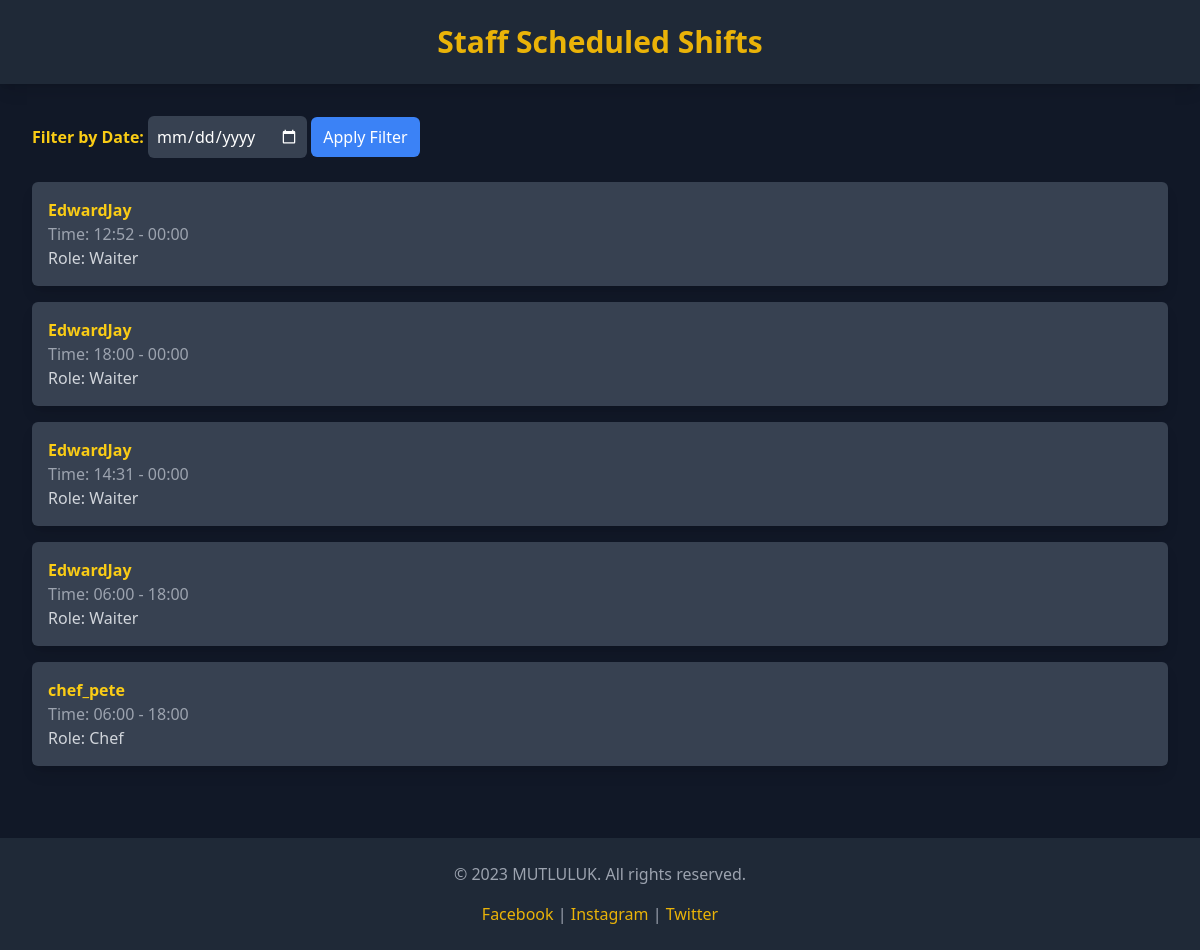
/staff-scheduling/view-schedules/ (signed in), run on the app's committed database.
### staff_scheduling/models.py (models this page shows, shortened)
class Shift(models.Model):
    schedule = models.ForeignKey(Schedule, on_delete=models.CASCADE, related_name="shifts")
    staff = models.ForeignKey(User, on_delete=models.CASCADE, related_name="shifts")
    start_time = models.DateTimeField()
    end_time = models.DateTimeField()
    role = models.CharField(max_length=50)

### staff_scheduling/views.py (the view)
# urls.py: path('view-schedules/', views.view_schedules, name='view_schedules'),
@login_required
@user_passes_test(is_manager)
def view_schedules(request):
    schedules = Schedule.objects.all()  # Fetch all schedules
    shifts = Shift.objects.all() # Fetch all shifts
    return render(request, 'staff_scheduling/view_schedules.html', {'schedules': schedules, 'shifts': shifts})

### staff_scheduling/views.py (called while the page is built)
def is_manager(user):
    return user.is_authenticated and hasattr(user, 'userprofile') and user.userprofile.role == "Manager"

### staff_scheduling/templates/staff_scheduling/view_schedules.html (shortened to what this page needs)
{% load static %}
<!DOCTYPE html>
<html lang="en">
<head>
    <script src="https://cdn.tailwindcss.com"></script>
</head>
<body class="bg-gray-900 text-white font-sans">
    <header class="bg-gray-800 shadow-lg p-6 text-center">
        <h1 class="text-yellow-500 text-3xl font-bold">Staff Scheduled Shifts</h1>
    </header>
    <main class="p-8">
        <div class="mb-6">
            <label for="filterDate" class="text-yellow-400 font-semibold">Filter by Date:</label>
            <input type="date" id="filterDate" class="p-2 bg-gray-700 text-white rounded-md">
            <button onclick="filterSchedules()" class="px-3 py-2 bg-blue-500 text-white rounded-md hover:bg-blue-600 transition">
                Apply Filter
            </button>
        </div>
        {% if shifts %}
        <ul class="space-y-4">
            {% for shift in shifts %}
            <li class="p-4 bg-gray-700 rounded-md shadow-lg shift-item" data-date="{{ shift.start_time|date:'Y-m-d' }}">
                <strong class="text-yellow-400">{{ shift.staff.username }}</strong> <br>
                <span class="text-gray-400">Time: {{ shift.start_time|time:"H:i" }} - {{ shift.end_time|time:"H:i" }}</span><br>
                <span class="text-gray-300">Role: {{ shift.role }}</span>
            </li>
            {% endfor %}
        </ul>
        {% else %}
        <p class="text-gray-400 text-center mt-4">No shifts scheduled.</p>
        {% endif %}
    </main>
    <footer class="bg-gray-800 py-6 mt-10">
        <div class="container mx-auto text-center text-gray-400">
            <p>&copy; 2023 MUTLULUK. All rights reserved.</p>
            <div class="mt-4">
                <a href="#" class="text-yellow-500 hover:text-yellow-600">Facebook</a> |
                <a href="#" class="text-yellow-500 hover:text-yellow-600">Instagram</a> |
                <a href="#" class="text-yellow-500 hover:text-yellow-600">Twitter</a>
            </div>
        </div>
    </footer>
</body>
</html>

### data on the page
Shift: staff.username "EdwardJay", start_time "12:52", end_time "00:00", role "Waiter"
Shift: staff.username "EdwardJay", start_time "18:00", end_time "00:00", role "Waiter"
Shift: staff.username "EdwardJay", start_time "14:31", end_time "00:00", role "Waiter"
Shift: staff.username "EdwardJay", start_time "06:00", end_time "18:00", role "Waiter"
Shift: staff.username "chef_pete", start_time "06:00", end_time "18:00", role "Chef"
